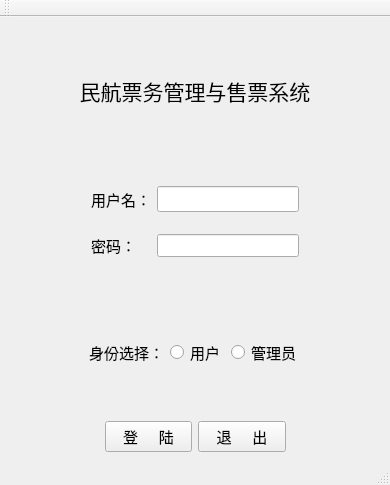
<?xml version="1.0" encoding="UTF-8"?>
<ui version="4.0">
 <class>MainWindow</class>
 <widget class="QMainWindow" name="MainWindow">
  <property name="geometry">
   <rect>
    <x>0</x>
    <y>0</y>
    <width>390</width>
    <height>485</height>
   </rect>
  </property>
  <property name="windowTitle">
   <string>MainWindow</string>
  </property>
  <widget class="QWidget" name="centralWidget">
   <layout class="QVBoxLayout" name="verticalLayout">
    <item>
     <layout class="QGridLayout" name="gridLayout_3">
      <item row="2" column="0" colspan="4">
       <widget class="QWidget" name="widget" native="true">
        <layout class="QGridLayout" name="gridLayout">
         <item row="1" column="3">
          <spacer name="horizontalSpacer">
           <property name="orientation">
            <enum>Qt::Horizontal</enum>
           </property>
           <property name="sizeHint" stdset="0">
            <size>
             <width>40</width>
             <height>20</height>
            </size>
           </property>
          </spacer>
         </item>
         <item row="1" column="1">
          <widget class="QLabel" name="labelPassword">
           <property name="font">
            <font>
             <pointsize>11</pointsize>
            </font>
           </property>
           <property name="text">
            <string>密码：</string>
           </property>
          </widget>
         </item>
         <item row="0" column="1">
          <widget class="QLabel" name="labelUsername">
           <property name="font">
            <font>
             <pointsize>11</pointsize>
            </font>
           </property>
           <property name="text">
            <string>用户名：</string>
           </property>
          </widget>
         </item>
         <item row="1" column="2">
          <widget class="QLineEdit" name="lineEditPassword">
           <property name="font">
            <font>
             <pointsize>10</pointsize>
            </font>
           </property>
          </widget>
         </item>
         <item row="0" column="2">
          <widget class="QLineEdit" name="lineEditUserName">
           <property name="font">
            <font>
             <pointsize>11</pointsize>
            </font>
           </property>
          </widget>
         </item>
         <item row="1" column="0">
          <spacer name="horizontalSpacer_2">
           <property name="orientation">
            <enum>Qt::Horizontal</enum>
           </property>
           <property name="sizeType">
            <enum>QSizePolicy::Expanding</enum>
           </property>
           <property name="sizeHint" stdset="0">
            <size>
             <width>40</width>
             <height>20</height>
            </size>
           </property>
          </spacer>
         </item>
         <item row="0" column="0">
          <spacer name="horizontalSpacer_5">
           <property name="orientation">
            <enum>Qt::Horizontal</enum>
           </property>
           <property name="sizeHint" stdset="0">
            <size>
             <width>40</width>
             <height>20</height>
            </size>
           </property>
          </spacer>
         </item>
         <item row="0" column="3">
          <spacer name="horizontalSpacer_6">
           <property name="orientation">
            <enum>Qt::Horizontal</enum>
           </property>
           <property name="sizeHint" stdset="0">
            <size>
             <width>40</width>
             <height>20</height>
            </size>
           </property>
          </spacer>
         </item>
        </layout>
       </widget>
      </item>
      <item row="0" column="0" colspan="4">
       <widget class="QLabel" name="labeltitle">
        <property name="font">
         <font>
          <family>黑体</family>
          <pointsize>16</pointsize>
         </font>
        </property>
        <property name="text">
         <string>民航票务管理与售票系统</string>
        </property>
        <property name="alignment">
         <set>Qt::AlignCenter</set>
        </property>
       </widget>
      </item>
      <item row="3" column="0" colspan="4">
       <widget class="QWidget" name="widget_2" native="true">
        <layout class="QGridLayout" name="gridLayout_2">
         <item row="0" column="0">
          <spacer name="horizontalSpacer_3">
           <property name="orientation">
            <enum>Qt::Horizontal</enum>
           </property>
           <property name="sizeHint" stdset="0">
            <size>
             <width>40</width>
             <height>20</height>
            </size>
           </property>
          </spacer>
         </item>
         <item row="0" column="1">
          <widget class="QLabel" name="labelSelect">
           <property name="font">
            <font>
             <pointsize>11</pointsize>
            </font>
           </property>
           <property name="text">
            <string>身份选择：</string>
           </property>
          </widget>
         </item>
         <item row="0" column="2">
          <widget class="QRadioButton" name="radioButtonUser">
           <property name="font">
            <font>
             <pointsize>11</pointsize>
            </font>
           </property>
           <property name="text">
            <string>用户</string>
           </property>
           <property name="autoRepeat">
            <bool>false</bool>
           </property>
          </widget>
         </item>
         <item row="0" column="3">
          <widget class="QRadioButton" name="radioButtonAdmin">
           <property name="font">
            <font>
             <pointsize>11</pointsize>
            </font>
           </property>
           <property name="text">
            <string>管理员</string>
           </property>
          </widget>
         </item>
         <item row="0" column="4">
          <spacer name="horizontalSpacer_4">
           <property name="orientation">
            <enum>Qt::Horizontal</enum>
           </property>
           <property name="sizeHint" stdset="0">
            <size>
             <width>40</width>
             <height>20</height>
            </size>
           </property>
          </spacer>
         </item>
        </layout>
       </widget>
      </item>
      <item row="4" column="2">
       <widget class="QPushButton" name="pushButtonExit">
        <property name="font">
         <font>
          <pointsize>11</pointsize>
         </font>
        </property>
        <property name="text">
         <string>退     出</string>
        </property>
       </widget>
      </item>
      <item row="4" column="1">
       <widget class="QPushButton" name="pushButtonLogin">
        <property name="font">
         <font>
          <pointsize>11</pointsize>
         </font>
        </property>
        <property name="text">
         <string>登     陆</string>
        </property>
       </widget>
      </item>
     </layout>
    </item>
   </layout>
  </widget>
  <widget class="QMenuBar" name="menuBar">
   <property name="geometry">
    <rect>
     <x>0</x>
     <y>0</y>
     <width>390</width>
     <height>21</height>
    </rect>
   </property>
  </widget>
  <widget class="QToolBar" name="mainToolBar">
   <attribute name="toolBarArea">
    <enum>TopToolBarArea</enum>
   </attribute>
   <attribute name="toolBarBreak">
    <bool>false</bool>
   </attribute>
  </widget>
  <widget class="QStatusBar" name="statusBar"/>
 </widget>
 <layoutdefault spacing="6" margin="11"/>
 <resources/>
 <connections/>
</ui>
